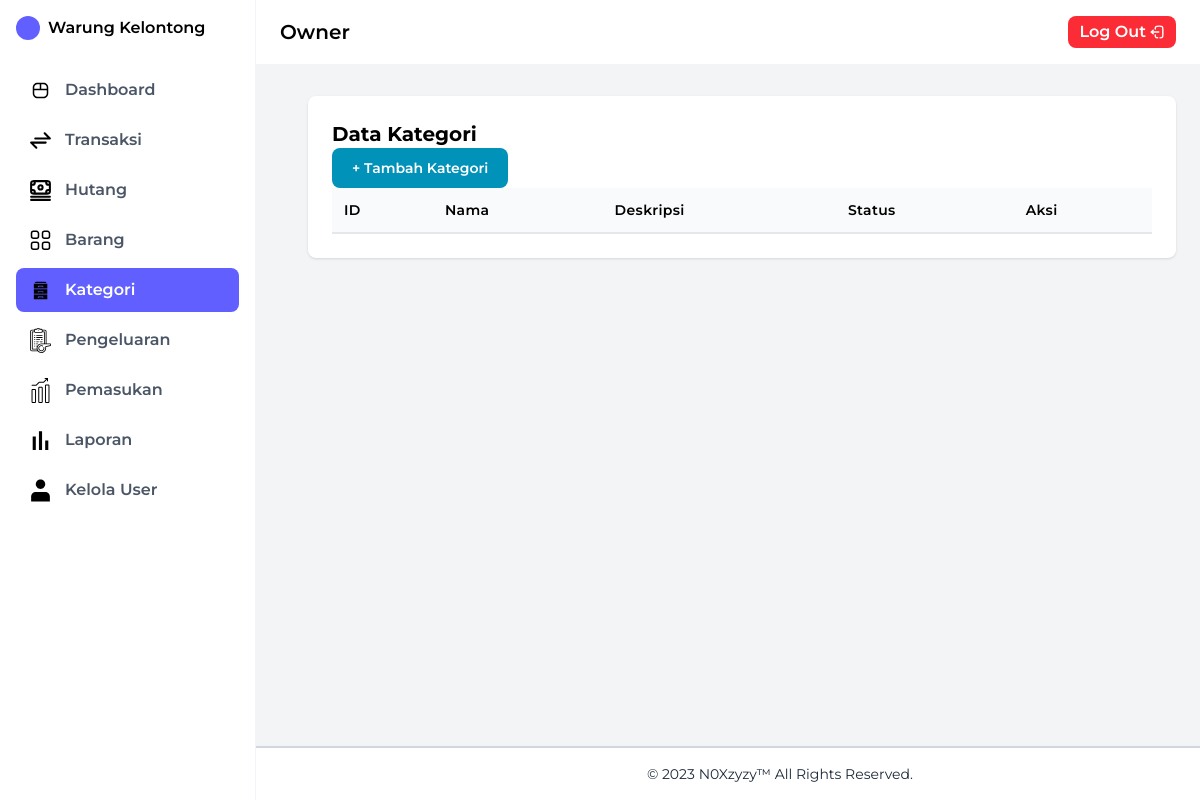
The app's page /Views/kategori.php (signed in), older data.
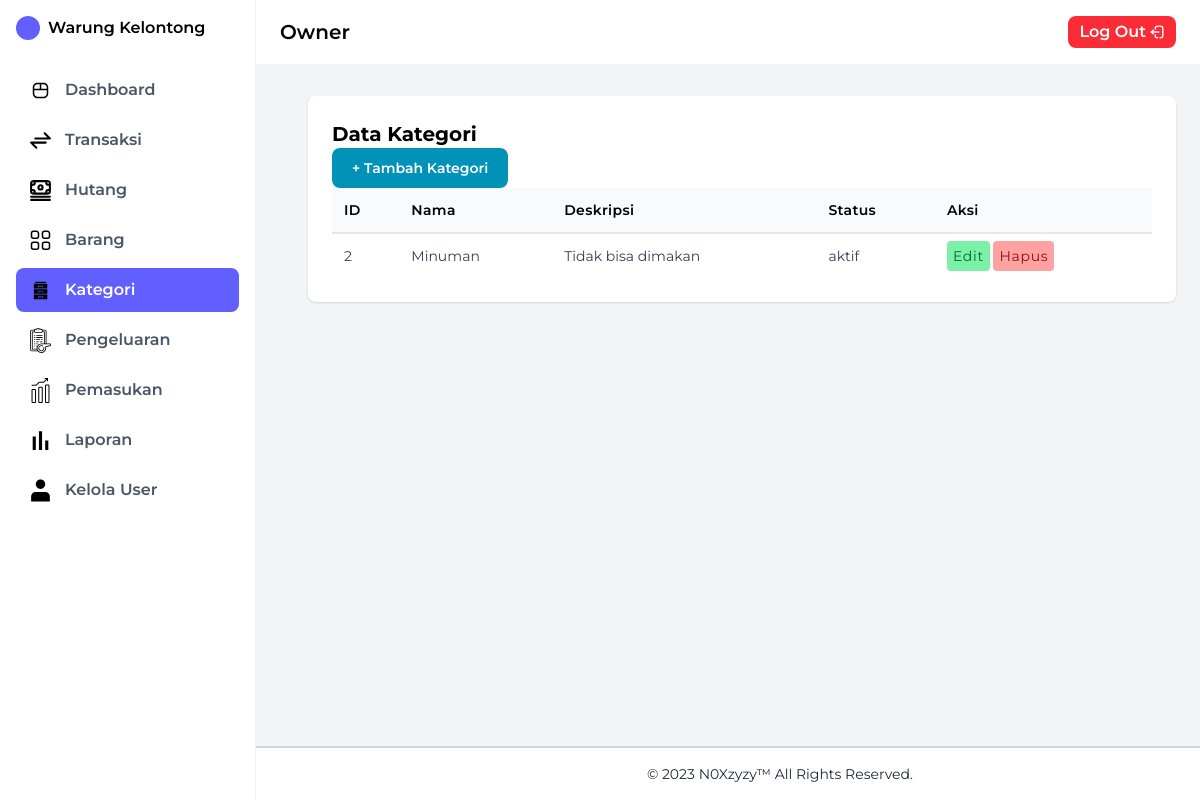
The same page, newer data.
### tables this page shows
CREATE TABLE `kategori` (
  `id` int NOT NULL,
  `nama` varchar(255) NOT NULL,
  `deskripsi` text NOT NULL,
  `status` enum('aktif','nonaktif') NOT NULL DEFAULT 'aktif'
);

### Views/kategori.php (the view, shortened to what this page needs)
<?php
require '../Config/koneksi.php';
$query = mysqli_query($conn, "SELECT * FROM kategori");
include '../Layout/sidebar.php';
include '../Layout/footer.php';
?>
<!DOCTYPE html>
<html>
<head>
    <script src="https://cdn.jsdelivr.net/npm/@tailwindcss/browser@4"></script>
</head>
<body class="bg-gray-100 h-screen flex">
    <div class="flex flex-col flex-1">
        <?php include '../Layout/header.php';
        ?>
        <main class="p-6 pt-24 pl-32 flex-1">
            <div class="bg-white rounded-lg shadow p-6">
                <h1 class="font-bold text-xl">Data Kategori</h1>
                <button onclick="tambahKategori.php" type="button" class="font-semibold text-white bg-cyan-600 hover:bg-cyan-700 focus:ring-4 focus:ring-cyan-200 font-medium rounded-lg text-sm px-5 py-2.5 text-center">
                    <a href="tambahKategori.php">+ Tambah Kategori</a></button>
                <table class="w-full">
                    <thead class="bg-gray-50 border-b-2 border-gray-200">
                        <tr>
                            <th class="p-3 text-sm font-semibold tracking-wide text-left">ID</th>
                            <th class="p-3 text-sm font-semibold tracking-wide text-left">Nama</th>
                            <th class="p-3 text-sm font-semibold tracking-wide text-left">Deskripsi</th>
                            <th class="p-3 text-sm font-semibold tracking-wide text-left">Status</th>
                            <th class="p-3 text-sm font-semibold tracking-wide text-left">Aksi</th>
                        </tr>
                    </thead>
                    <tbody>
                        <?php while ($row = mysqli_fetch_assoc($query)) : ?>
                            <tr class="odd:bg-white even:bg-gray-100">
                                <td class="p-3 text-sm text-gray-700"><?= $row['id'] ?></td>
                                <td class="p-3 text-sm text-gray-700"><?= htmlspecialchars($row['nama']) ?></td>
                                <td class="p-3 text-sm text-gray-700"><?= htmlspecialchars($row['deskripsi']) ?></td>
                                <td class="p-3 text-sm text-gray-700"><?= $row['status'] ?></td>
                                <td class="p-3 text-sm text-gray-700">
                                    <?php if ($row['status'] === 'aktif') : ?>
                                        <a class="cursor-pointer p-1.5 tracking-wider bg-green-300 text-green-800 rounded-sm bg-opacity-30" href="editKategori.php?id=<?= $row['id'] ?>">Edit</a>
                                        <a class="cursor-pointer p-1.5 tracking-wider bg-red-300 text-red-800 rounded-sm bg-opacity-30" href="hapusKategori.php?id=<?= $row['id'] ?>" onclick="return confirm('Yakin ingin menghapus?')">Hapus</a>
                                    <?php else : ?>
                                        <a class="cursor-pointer p-1.5 tracking-wider bg-yellow-300 text-yellow-800 rounded-sm bg-opacity-30" href="editKategori.php?id=<?= $row['id'] ?>">Aktifkan</a>
                                    <?php endif ?>
                                </td>
                            </tr>
                        <?php endwhile; ?>
                    </tbody>
                </table>
            </div>
        </main>
    </div>
</body>
</html>

Row changes from the older to the newer data that the page shows:
added kategori: id "2", nama "Minuman", deskripsi "Tidak bisa dimakan", status "aktif"
